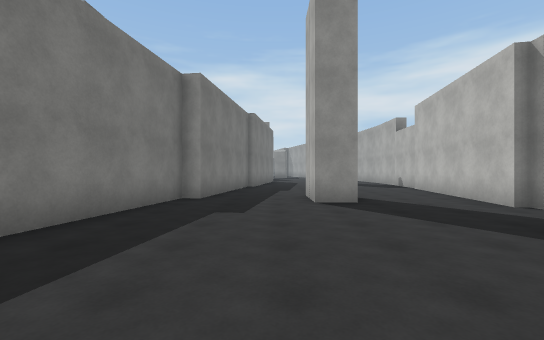
[1] (above)

20 first-person views from a walk through a Unity game level. The camera is 1.4 m above the floor, looks level and sees 90° across. The floor is counted in squares, 2 m on a side. Each view is taken from the middle of a square. On the plan, view 1 faces up. The plan holds only what a view shows up to about 9 squares ahead; the rest is blank. The place goes on beyond the plan. The player is left out. Door leaves are left out, so doorways stand open. Surface patterns are stand-ins for the level's own textures.

[2]
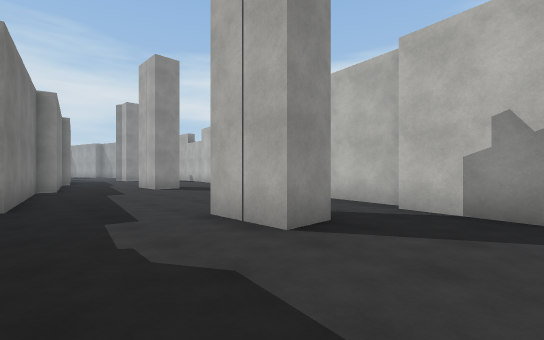

[3]
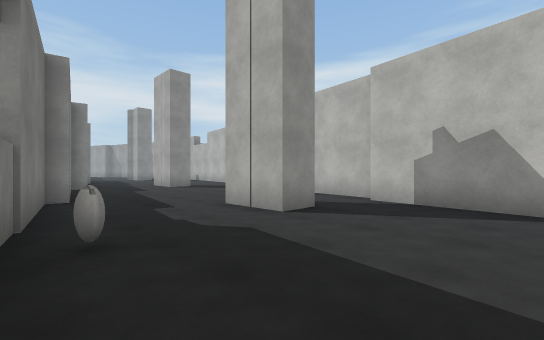

[4]
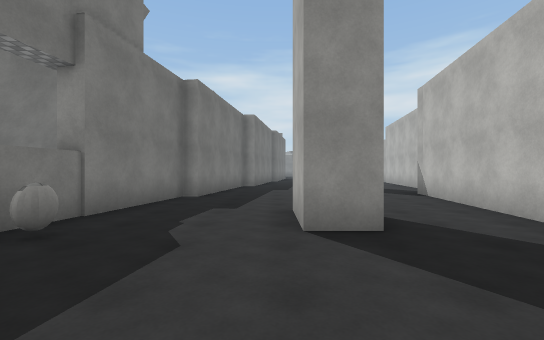

[5]
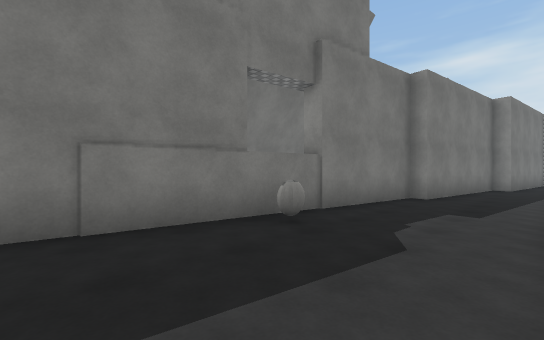

[6]
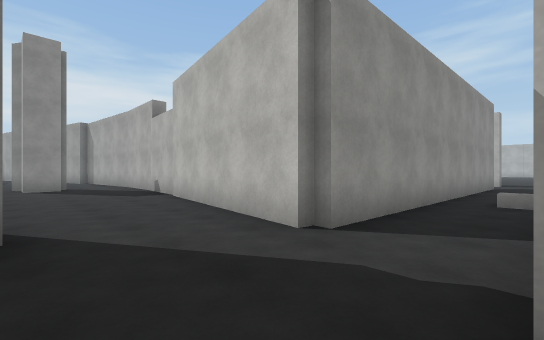

[7]
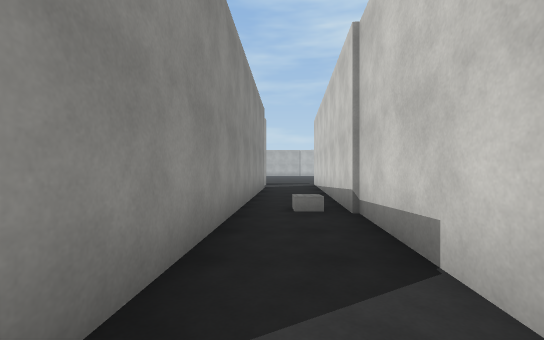

[8]
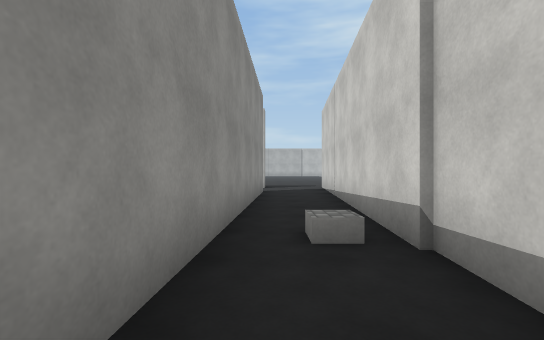

[9]
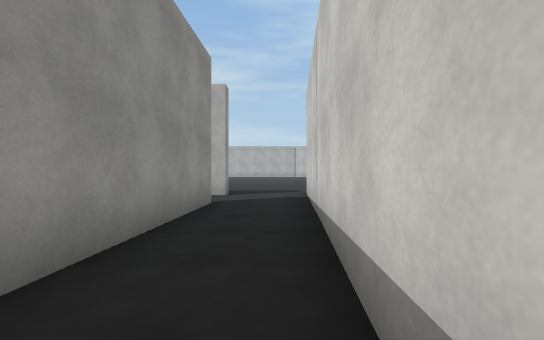

[10]
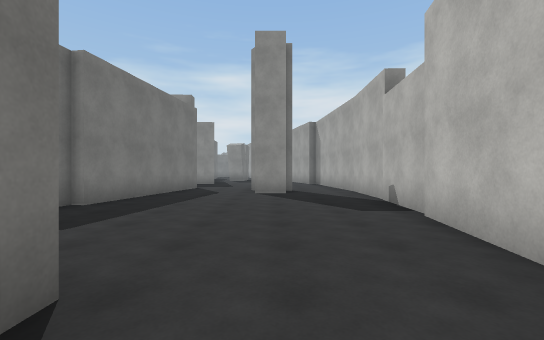

[11]
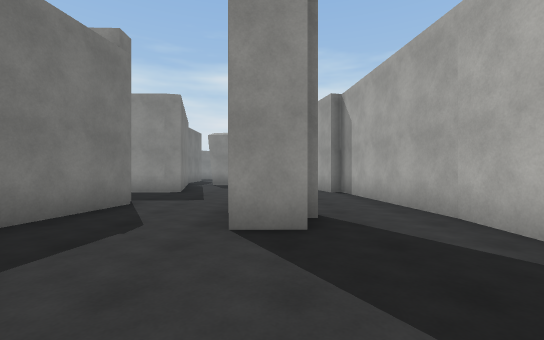

[12]
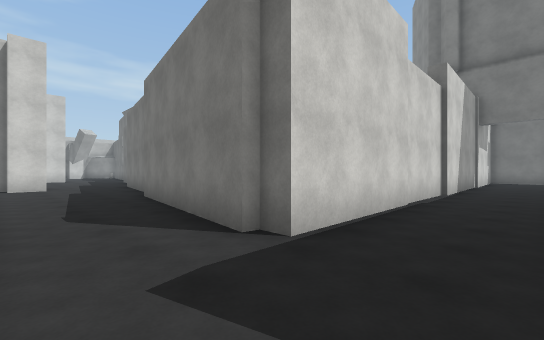

[13]
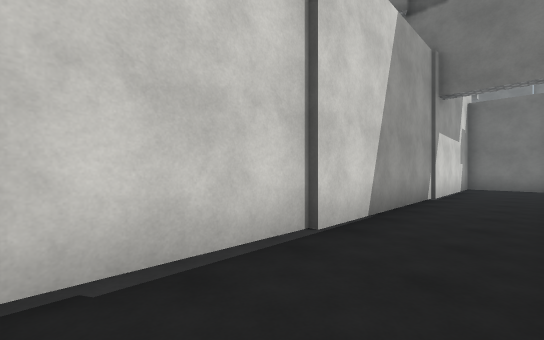

[14]
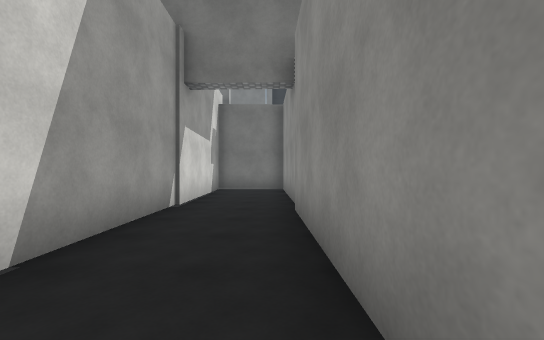

[15]
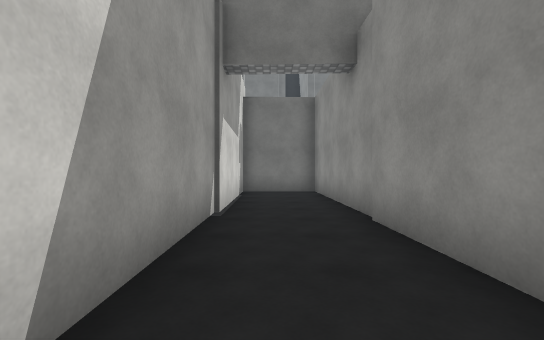

[16]
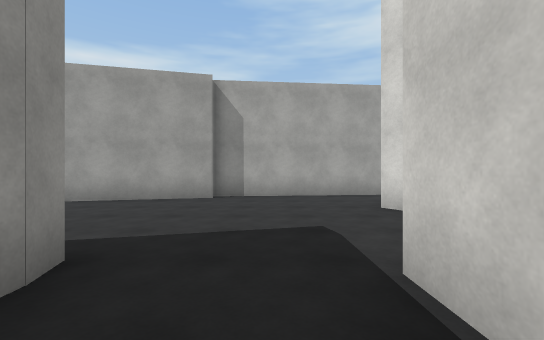

[17]
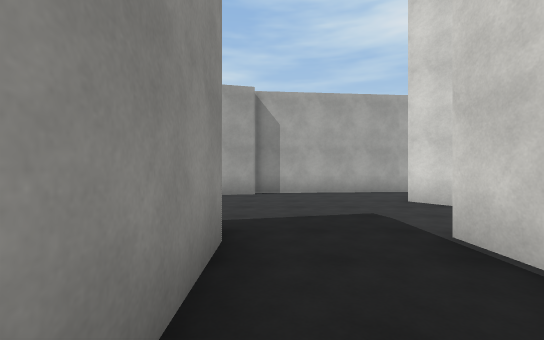

[18]
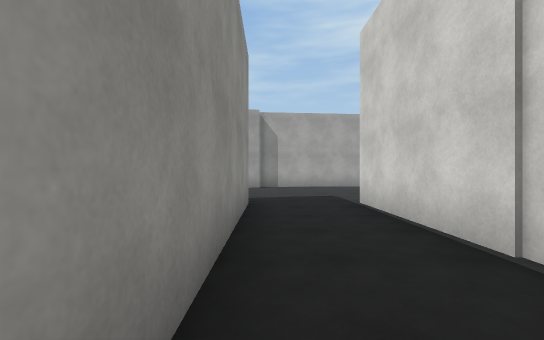

[19]
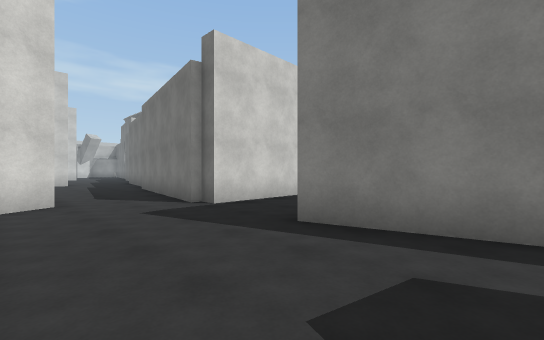

[20]
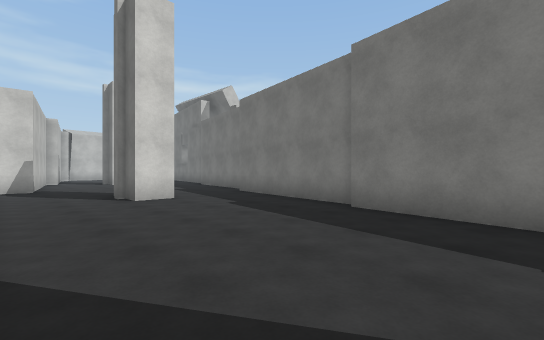

### Floor plan
Points are (right, up) in squares from view 1. A wall is a line through its corners. A room is listed if a view was taken in it or the views show most of it. See-through windows are left out.
Room 1 (views 1, 2, 3, 4, 5, 6, 7, 10)
walls: (0.4, -1.9) (-0.6, -1.9) (-0.6, -0.2); (2.5, -2) (3.3, 3.1) (4.1, 3.1); (1.9, 5.8) (0.9, 5.8) (0.9, 7.5); (4.5, 5) (5, 8.4); (-2.2, 6.8) (-2.9, 2.1) (-3.4, 2.2) (-4.6, -5); (1.7, -5) (2.1, -2); (1.8, 7.5) (1.8, 6.8); (-1.6, 7.7) (-1.8, 6.7)
ways out: opening at (4, 4) to room 2; opening at (-0.5, 6.5) to room 3; opening at (3.5, 7.5) to room 3
Room 2 (views 8, 9)
walls: (5.1, 3) (14.5, 2.2); (14.5, 4.3) (4.8, 4.8)
ways out: opening at (4, 4) to room 1
Room 3 (views 11, 12, 13, 14, 15, 16, 17, 18, 19, 20)
walls: (0.1, 16.6) (-0.7, 11.3); (2.6, 15) (2.3, 15.5) (3.1, 16); (3.5, 14.2) (2.5, 14.2); (-0.3, 19.5) (-10.8, 19.3); (5.7, 14.9) (5.2, 19.6) (4.8, 19.5) (4.1, 22.5); (-1, 11.5) (-1.6, 7.7); (-0.5, 22.1) (0.1, 19.6) (-0.4, 19.5); (0.9, 7.5) (1.8, 7.5); (5, 8.4) (5.7, 12.5) (5.7, 15); (-10.9, 19.5) (-15.9, 19.4) (-15.9, 17.1) (-11.5, 17.1); (-11.5, 16.9) (-0.2, 17.1) (-0.2, 16.6)
ways out: opening at (-0.5, 6.5) to room 1; opening at (3.5, 7.5) to room 1

Where each view was taken, in squares from view 1:
view 1: 0 up, 0 right, facing up
view 2: 4 down, 3 left, facing up-right
view 3: 5 down, 4 left, facing up-right
view 4: 5 down, 1 left, facing up
view 5: 5 down, 1 left, facing up-left
view 6: 3 up, 2 right, facing up-right
view 7: 4 up, 4 right, facing right
view 8: 4 up, 6 right, facing right
view 9: 3 up, 9 right, facing right
view 10: 6 up, 3 right, facing up
view 11: 11 up, 3 right, facing up
view 12: 19 up, 2 right, facing down-left
view 13: 19 up, 4 left, facing down-left
view 14: 19 up, 6 left, facing left
view 15: 18 up, 7 left, facing left
view 16: 18 up, 2 left, facing right
view 17: 19 up, 3 left, facing right
view 18: 19 up, 6 left, facing right
view 19: 22 up, 3 right, facing down-left
view 20: 14 up, 4 right, facing down-left
